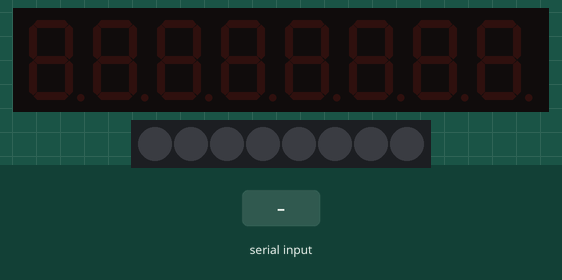
The sketch below on a simulated Arduino Uno, built with avr-gcc and run on an emulated ATmega328P. On the bench: 8-digit seven-segment display, 8 RGB LEDs in strip order, left to right. The test bench sets the inputs (shaded band).

Above: at 1.2 s.
1.3 s: "90,45\n" received over Serial
At 2.6 s:
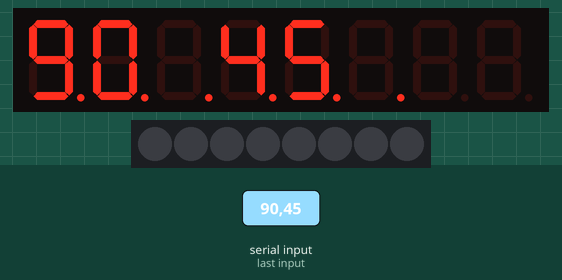
3.8 s: "30,150\n" received over Serial
At 5.7 s:
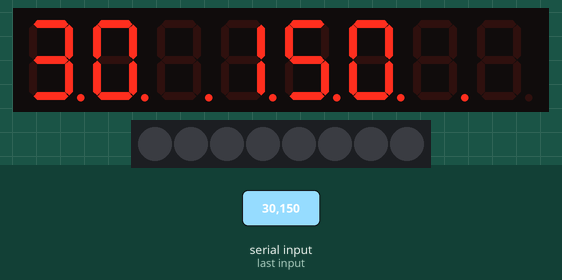
Timing chart, 0 to 7.2 s (numbered marks = the images above; inputs shaded):
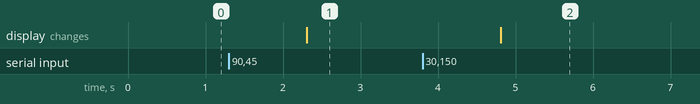

Measured:
- after the input at 1.3 s, the display: changes after 1.0 s (image 1)
- after the input at 3.8 s, the display: changes after 1.0 s (image 2)

The sketch:

Arduino_Dash_Code.ino
```cpp
#include <TM1638.h>

//STB -- D9
//CLK -- D7
//DI0 -- D8

int disp=1; // display: 0=off, 1=on
int bright=7; // brightness: 0 to 7

TM1638 module(8,7,9,disp,bright);

String Data;
int Led;

void setup() {
  // put your setup code here, to run once:
  Serial.begin(9600);
}

void loop() {
  // put your main code here, to run repeatedly:
  if(Serial.available()){
    Data=Serial.readStringUntil('\x0?');
    module.setDisplayToString(Data, 0xFF, 0);
    module.setLEDs(0x00);
    Led=Data[8]-48;
    for(int i=0; i<Led; i++){
      module.setLED(1,i);
    }
  }
}
```
